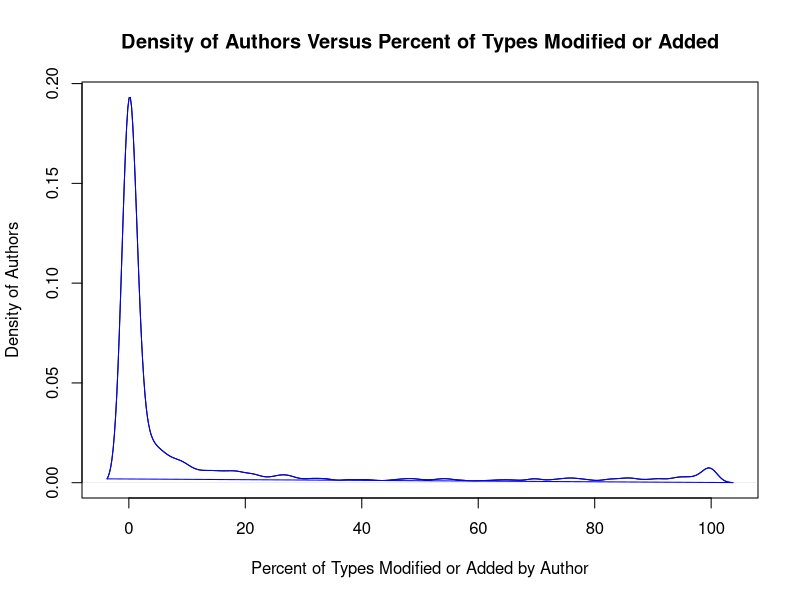
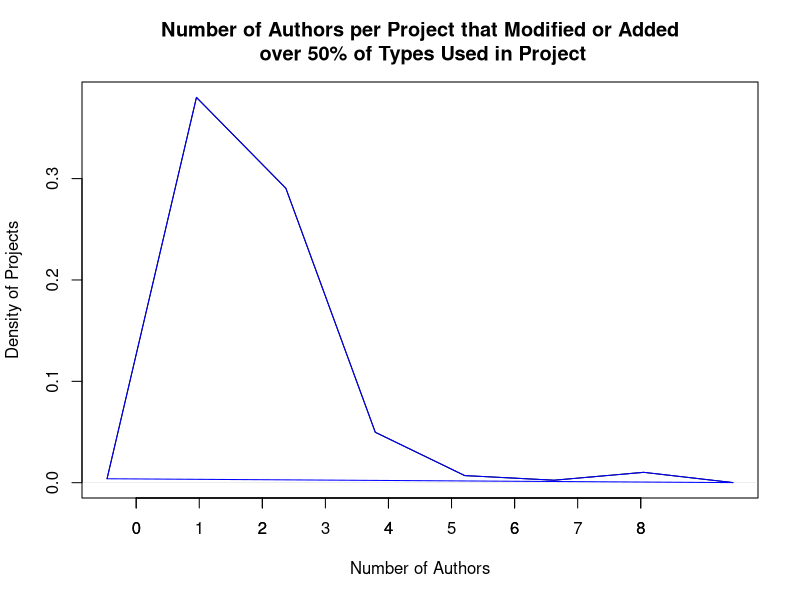
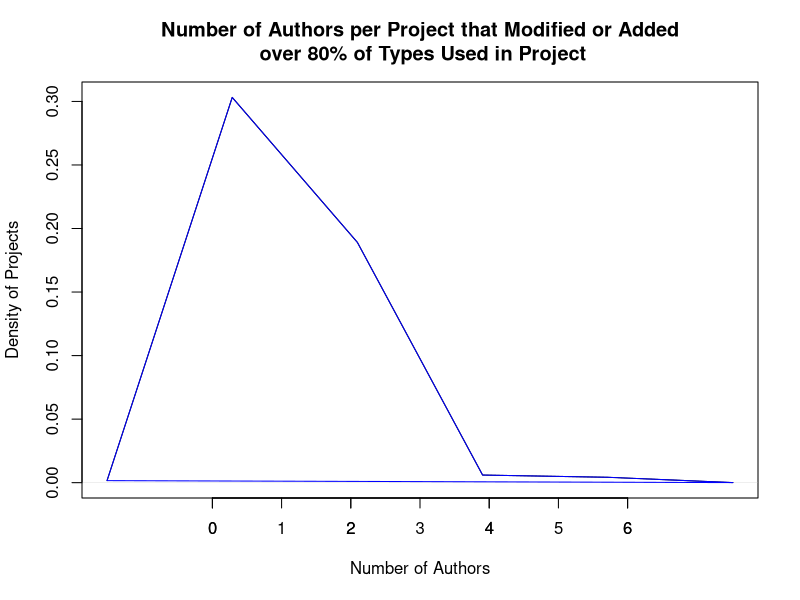

The R script that drew these images, in order:
X11()

csv <- read.csv(file="libs_stats.csv",head=TRUE,sep=",")
csv[,4] <- NULL

summary(csv)

jpeg(filename="lib_stats_dist.jpg")
# Filled Density Plot
d <- density(csv$Percent.of.Libs.Used)
plot(d, 
	main="Density of Authors Versus Percent of Types Modified or Added", 
	xlab='Percent of Types Modified or Added by Author', 
	ylab='Density of Authors')
polygon(d, border="blue")
dev.off()

Counts <- c()
Threshold50 <- c()
Threshold80 <- c()
for (i in csv$Project){
    Counts <- c(Counts, sum(csv$Project == i))
    Threshold50 <- c(Threshold50, sum(csv[which(csv$Project == i), 3] > 50.0))
    Threshold80 <- c(Threshold80, sum(csv[which(csv$Project == i), 3] > 80.0))
}

csv[, "Authors.Per.Project"] <- Counts
csv[, "Threshold50"] <- Threshold50
csv[, "Threshold80"] <- Threshold80

dd <- csv[!duplicated( csv[ , 1 ] ),]
summary(dd$Authors.Per.Project)
summary(dd$Threshold50)
summary(dd$Threshold80)

jpeg(filename="lib_stats_Threshold50_dist.jpg")
# Filled Density Plot
d <- density(dd$Threshold50, adjust=2, n=8)
plot(d,
	main="Number of Authors per Project that Modified or Added\n over 50% of Types Used in Project", 
	xlab='Number of Authors', 
	ylab='Density of Projects')
polygon(d, border="blue")
axis(side=1, at=c(0, 1, 2, 3, 4, 5, 6, 7, 8))
dev.off()

jpeg(filename="lib_stats_Threshold80_dist.jpg")
# Filled Density Plot
d <- density(dd$Threshold80, adjust=2, n=6)
plot(d,
	main="Number of Authors per Project that Modified or Added\n over 80% of Types Used in Project", 
	xlab='Number of Authors', 
	ylab='Density of Projects')
polygon(d, border="blue")
axis(side=1, at=c(0, 1, 2, 3, 4, 5, 6))
dev.off()

##Go through each row and determine if a value is zero
row_sub <- apply(csv, 1, function(row) row[3] > 0.001 )

##Subset as usual
no_zero_csv <- csv[row_sub,]

summary(no_zero_csv)